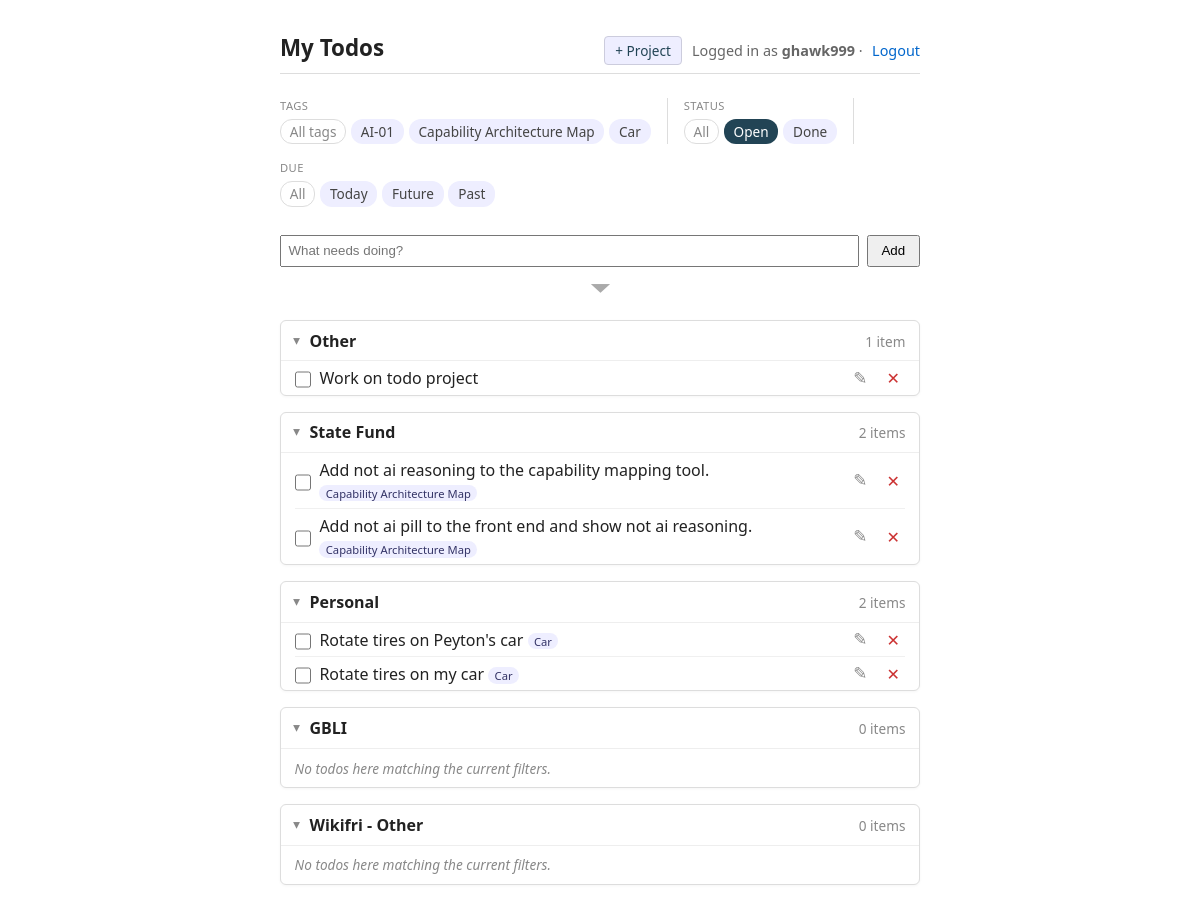
The app's page / (signed in) with its own data.
### todos/models.py (models this page shows, shortened)
class Tag(models.Model):
    user = models.ForeignKey(
        settings.AUTH_USER_MODEL,
        on_delete=models.CASCADE,
        related_name='tags',
    )
    name = models.CharField(max_length=50)
    created_at = models.DateTimeField(auto_now_add=True)
    class Meta:
        ordering = ['name']
        constraints = [
            models.UniqueConstraint(Lower('name'), 'user', name='unique_tag_name_per_user_ci'),
        ]

class Project(models.Model):
    user = models.ForeignKey(
        settings.AUTH_USER_MODEL,
        on_delete=models.CASCADE,
        related_name='projects',
    )
    name = models.CharField(max_length=80)
    sort_order = models.PositiveIntegerField(default=0)
    is_catchall = models.BooleanField(default=False)
    created_at = models.DateTimeField(auto_now_add=True)
    class Meta:
        ordering = ['sort_order', 'name']
        constraints = [
            models.UniqueConstraint(fields=['user', 'name'], name='unique_project_name_per_user'),
            models.UniqueConstraint(
                fields=['user'],
                condition=models.Q(is_catchall=True),
                name='one_catchall_per_user',
            ),
        ]
    def __str__(self):
        return self.name

class Todo(models.Model):
    user = models.ForeignKey(
        settings.AUTH_USER_MODEL,
        on_delete=models.CASCADE,
        related_name='todos',
    )
    project = models.ForeignKey(
        Project,
        null=True,
        blank=True,
        on_delete=models.SET_NULL,
        related_name='todos',
    )
    tags = models.ManyToManyField(Tag, blank=True, related_name='todos')
    title = models.CharField(max_length=200)
    done = models.BooleanField(default=False)
    due_date = models.DateField(null=True, blank=True)
    created_at = models.DateTimeField(auto_now_add=True)
    updated_at = models.DateTimeField(auto_now=True)
    completed_at = models.DateTimeField(null=True, blank=True)
    class Meta:
        ordering = ['done', 'id']

### todos/views.py (the view)
# urls.py: path('', views.todo_list, name='todo_list'),
@login_required
def todo_list(request):
    return render(request, 'todos/list.html', _list_context(request))

### todos/forms.py (shortened to what this page needs)
class TodoForm(forms.ModelForm):
    tags_text = forms.CharField(
        required=False,
        label='Tags',
        widget=forms.TextInput(attrs={'placeholder': 'tags (comma-separated)'}),
    )
    class Meta:
        model = Todo
        fields = ['title', 'project', 'due_date']
        widgets = {
            'title': forms.TextInput(attrs={'placeholder': 'What needs doing?', 'autofocus': True}),
            'due_date': forms.DateInput(attrs={'type': 'date'}),
        }
    def __init__(self, *args, user=None, **kwargs):
        super().__init__(*args, **kwargs)
        self._user = user
        if user is not None:
            self.fields['project'].queryset = user.projects.all()
        self.fields['project'].required = False
        self.fields['project'].empty_label = '— no project —'
        if self.instance and self.instance.pk and not self.is_bound:
            self.fields['tags_text'].initial = ', '.join(
                self.instance.tags.values_list('name', flat=True)
            )

class ProjectForm(forms.ModelForm):
    class Meta:
        model = Project
        fields = ['name']
        widgets = {
            'name': forms.TextInput(attrs={'placeholder': 'New project name'}),
        }
    def __init__(self, *args, user=None, **kwargs):
        super().__init__(*args, **kwargs)
        self._user = user

### todos/views.py (called while the page is built, shortened)
def _get_or_create_catchall(user):
    catchall = user.projects.filter(is_catchall=True).first()
    if catchall is not None:
        return catchall

def _active_tag(request):
    raw = (request.GET.get('tag') or '').strip()
    if not raw:
        return None
    return Tag.objects.filter(user=request.user, name__iexact=raw).first()

def _active_status(request):
    raw = request.GET.get('status')
    if raw is None:
        return 'open'  # default view: open todos only
    raw = raw.strip().lower()
    if raw == 'all':
        return None
    return raw if raw in STATUS_CHOICES else 'open'

def _active_due(request):
    raw = (request.GET.get('due') or '').strip().lower()
    return raw if raw in DUE_CHOICES else None

### todos/templates/todos/list.html (shortened to what this page needs)
{% extends "base.html" %}
{% block header_actions %}
    <button type="button" id="new-project-btn" class="btn-new-project">+ Project</button>
{% endblock %}
{% block content %}
    <div class="filter-bar">
        {% if used_tags %}
            <div class="filter-group">
                <div class="filter-label">Tags</div>
                <div class="filter-pills">
                    <a class="chip clear {% if not active_tag %}active{% endif %}" href="{% querystring tag=None %}">All tags</a>
                    {% for tag in used_tags %}
                        <a class="chip {% if active_tag and active_tag.pk == tag.pk %}active{% endif %}"
                           href="{% querystring tag=tag.name %}">{{ tag.name }}</a>
                    {% endfor %}
                </div>
            </div>
        {% endif %}
        <div class="filter-group">
            <div class="filter-label">Status</div>
            <div class="filter-pills">
                <a class="chip clear {% if not active_status %}active{% endif %}" href="{% querystring status='all' %}">All</a>
                <a class="chip {% if active_status == 'open' %}active{% endif %}" href="{% querystring status='open' %}">Open</a>
                <a class="chip {% if active_status == 'done' %}active{% endif %}" href="{% querystring status='done' %}">Done</a>
            </div>
        </div>
        <div class="filter-group">
            <div class="filter-label">Due</div>
            <div class="filter-pills">
                <a class="chip clear {% if not active_due %}active{% endif %}" href="{% querystring due=None %}">All</a>
                <a class="chip {% if active_due == 'today' %}active{% endif %}" href="{% querystring due='today' %}">Today</a>
                <a class="chip {% if active_due == 'future' %}active{% endif %}" href="{% querystring due='future' %}">Future</a>
                <a class="chip {% if active_due == 'past' %}active{% endif %}" href="{% querystring due='past' %}">Past</a>
            </div>
        </div>
    </div>
    <form class="add-form" method="post" action="{% url 'todo_add' %}">
        <div class="add-row">
            {{ todo_form.title }}
            <button type="submit">Add</button>
        </div>
        <details class="add-more" {% if todo_form.project.errors or todo_form.tags_text.errors or todo_form.due_date.errors %}open{% endif %}>
            <summary title="Show / hide project, tags, and due date"></summary>
        </details>
    </form>
    <div id="project-cards">
    {% for group in groups %}
        <details class="card draggable" open draggable="true" data-project-id="{{ group.project.pk }}">
            <summary>
                <span class="card-title">{{ group.project.name }}</span>
                <span class="card-count">{{ group.todos|length }} item{{ group.todos|length|pluralize }}</span>
            </summary>
            {% if group.todos %}
                <ul class="todos">
                    {% for todo in group.todos %}
                        <li class="{% if todo.done %}done{% endif %}">
                            <form class="inline toggle-form" method="post" action="{% url 'todo_toggle' todo.pk %}">
                                <input type="checkbox" class="todo-check" {% if todo.done %}checked{% endif %} title="Toggle done" aria-label="Mark complete">
                            </form>
                            <span class="title">
                                {{ todo.title }}
                                {% for t in todo.tags.all %}<span class="row-tag">{{ t.name }}</span>{% endfor %}
                            </span>
                            <a href="{% url 'todo_edit' todo.pk %}{% querystring %}" class="edit-btn" title="Edit" aria-label="Edit todo">✎</a>
                            <form class="inline" method="post" action="{% url 'todo_delete' todo.pk %}">
                                <button type="submit" class="delete-btn" title="Delete" aria-label="Delete todo">✕</button>
                            </form>
                        </li>
                    {% endfor %}
                </ul>
            {% else %}
                <p class="card-empty">No todos here{% if active_tag or active_status %} matching the current filters{% endif %}.</p>
            {% endif %}
        </details>
    {% empty %}
        <p style="color:#666">No projects yet — add one above, or add a todo (it'll go into "Other").</p>
    {% endfor %}
    </div>
{% endblock %}

### todos/templates/base.html (shortened to what this page needs)
{% load static %}
<!doctype html>
<html lang="en">
<head>
</head>
<body>
<header>
    <h1>My Todos</h1>
    <nav>
        {% if user.is_authenticated %}
            {% block header_actions %}{% endblock %}
            <span class="nav-user">Logged in as <strong>{{ user.username }}</strong> ·</span>
            <form class="inline" method="post" action="{% url 'logout' %}">
                <button type="submit" class="link">Logout</button>
            </form>
        {% else %}
            <a href="{% url 'login' %}">Login</a> · <a href="{% url 'signup' %}">Sign up</a>
        {% endif %}
    </nav>
</header>
<main>
    {% block content %}{% endblock %}
</main>
</body>
</html>

### todos/templates/base.html (style rules this page uses)
body { font-family: system-ui, sans-serif; max-width: 640px; margin: 2rem auto; padding: 0 1rem; color: #222; }
header { display: flex; justify-content: space-between; align-items: baseline; border-bottom: 1px solid #ddd; padding-bottom: .5rem; margin-bottom: 1.5rem; }
header h1 { margin: 0; font-size: 1.4rem; }
header nav { font-size: .9rem; color: #666; display: flex; align-items: center; gap: .6rem; }
header nav .nav-user { line-height: 1.6; }
header nav a, header nav .link { color: #06c; text-decoration: none; background: none; border: none; padding: 0; cursor: pointer; font: inherit; }
form.inline { display: inline; }
ul.todos { list-style: none; padding: 0; }
ul.todos li { display: flex; align-items: center; gap: .5rem; padding: .35rem 0; border-bottom: 1px solid #f0f0f0; }
ul.todos .title { flex: 1; }
.add-form { display: flex; flex-direction: column; gap: .25rem; margin-bottom: 1rem; }
.add-form .add-row { display: flex; gap: .5rem; align-items: center; }
.add-form .add-row input[type=text] { flex: 1; padding: .4rem; }
.add-form input[type=text] { padding: .4rem; }
.add-form button { padding: .4rem .8rem; }
.add-form details.add-more > summary { cursor: pointer; user-select: none; list-style: none; color: #aaa; padding: .35rem 0; width: 100%; text-align: center; border-radius: 4px; transition: background .1s, color .1s; }
.add-form details.add-more > summary::before { content: '▾'; display: inline-block; font-size: 1.1rem; line-height: 1; transform: scaleX(2.2); transition: transform .15s; transform-origin: center; }
button.link { color: #c33; }
.btn-new-project { padding: .25rem .65rem; background: #eef; color: #245; border: 1px solid #ccd; border-radius: 4px; cursor: pointer; font: inherit; font-size: .85rem; }
details.card { border: 1px solid #ddd; border-radius: 6px; margin: 1rem 0; background: #fff; }
details.card[open] { box-shadow: 0 1px 3px rgba(0,0,0,.04); }
details.card summary { padding: .55rem .85rem; cursor: pointer; user-select: none; display: flex; align-items: baseline; gap: .5rem; list-style: none; }
details.card summary::before { content: '▸'; color: #888; font-size: .85rem; transition: transform .15s; display: inline-block; }
details.card[open] summary::before { transform: rotate(90deg); }
details.card[open] summary { border-bottom: 1px solid #eee; }
details.card .card-title { font-weight: 600; }
details.card .card-count { color: #888; font-size: .85rem; margin-left: auto; }
details.card ul.todos { padding: 0 .85rem; margin: 0; }
details.card ul.todos li:last-child { border-bottom: none; }
details.card .card-empty { padding: .6rem .85rem; color: #888; font-size: .85rem; font-style: italic; margin: 0; }
details.card.draggable > summary { cursor: grab; }
.edit-btn { color: #888; text-decoration: none; font-size: 1.05rem; line-height: 1; padding: .15rem .35rem; border-radius: 3px; }
.delete-btn { color: #c33; background: none; border: none; cursor: pointer; font: inherit; font-size: 1rem; line-height: 1; padding: .15rem .35rem; border-radius: 3px; }
.todo-check { cursor: pointer; width: 1.05rem; height: 1.05rem; margin: 0; vertical-align: middle; }
.filter-bar { display: flex; align-items: stretch; gap: 1rem; margin: .25rem 0 1.75rem; flex-wrap: wrap; font-size: .85rem; }
.filter-group { display: flex; flex-direction: column; gap: .35rem; min-width: 0; }
.filter-label { font-size: .7rem; color: #888; text-transform: uppercase; letter-spacing: .04em; }
.filter-pills { display: flex; flex-wrap: wrap; gap: .3rem; }
.chip { color: #444; background: #eef; padding: .15rem .55rem; border-radius: 12px; text-decoration: none; border: 1px solid transparent; }
.chip.active { background: #245; color: #fff; }
.chip.clear { background: transparent; color: #888; border-color: #ddd; }
.row-tag { display: inline-block; font-size: .7rem; color: #336; background: #eef; padding: .05rem .4rem; border-radius: 10px; margin-right: .15rem; }

### records on screen
Tag: name "AI-01"
Tag: name "Capability Architecture Map"
Tag: name "Car"
Project: project.name "Other", todos|length "1"
Todo: title "Work on todo project"
Project: project.name "State Fund", todos|length "2"
Todo: title "Add not ai reasoning to the capability mapping tool."
Todo: title "Add not ai pill to the front end and show not ai reasoning."
Project: project.name "Personal", todos|length "2"
Todo: title "Rotate tires on Peyton's car"
Todo: title "Rotate tires on my car"
Project: project.name "GBLI", todos|length "0", shows "No todos here", shows "matching the current filters"
Project: project.name "Wikifri - Other", todos|length "0", shows "No todos here", shows "matching the current filters"

### other values on screen
{{ user.username }} "ghawk999"
